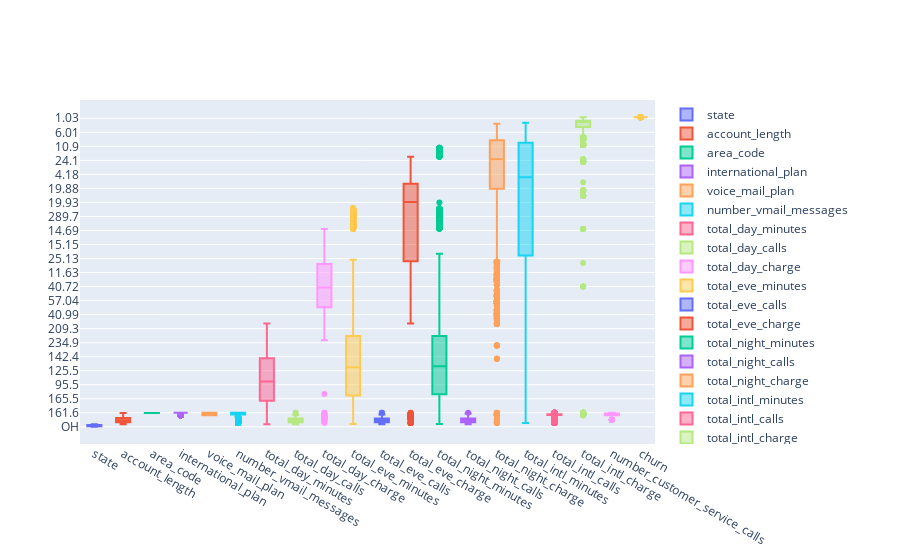

This figure's notebook cell:
### Markdown cell above
#### `New Jersey has the maximum percentage of customer churns (27%) followed by Maryland (19%) and Texas(19%).`

### Code cell
trace = []

def gen_boxplot(df):
    for feature in df:
        trace.append(
            go.Box(
                name = feature,
                y = df[feature]
            )
        )
    
gen_boxplot(telco_df)
data = trace
plotly.offline.iplot(data)

### Figure 1 — Plotly figure (JSON) as saved in the notebook; plotly's stock layout.template omitted (floating-point values rounded to 4 significant figures; data arrays with more than 128 entries replaced by an {"elided": "..."} marker saying what was removed)
{"data": [{"name": "state", "type": "box", "y": {"elided": "4250 str values"}}, {"name": "account_length", "type": "box", "y": {"elided": "4250 int values"}}, {"name": "area_code", "type": "box", "y": {"elided": "4250 str values"}}, {"name": "international_plan", "type": "box", "y": {"elided": "4250 int values"}}, {"name": "voice_mail_plan", "type": "box", "y": {"elided": "4250 int values"}}, {"name": "number_vmail_messages", "type": "box", "y": {"elided": "4250 int values"}}, {"name": "total_day_minutes", "type": "box", "y": {"elided": "4250 float values"}}, {"name": "total_day_calls", "type": "box", "y": {"elided": "4250 int values"}}, {"name": "total_day_charge", "type": "box", "y": {"elided": "4250 float values"}}, {"name": "total_eve_minutes", "type": "box", "y": {"elided": "4250 float values"}}, {"name": "total_eve_calls", "type": "box", "y": {"elided": "4250 int values"}}, {"name": "total_eve_charge", "type": "box", "y": {"elided": "4250 float values"}}, {"name": "total_night_minutes", "type": "box", "y": {"elided": "4250 float values"}}, {"name": "total_night_calls", "type": "box", "y": {"elided": "4250 int values"}}, {"name": "total_night_charge", "type": "box", "y": {"elided": "4250 float values"}}, {"name": "total_intl_minutes", "type": "box", "y": {"elided": "4250 float values"}}, {"name": "total_intl_calls", "type": "box", "y": {"elided": "4250 int values"}}, {"name": "total_intl_charge", "type": "box", "y": {"elided": "4250 float values"}}, {"name": "number_customer_service_calls", "type": "box", "y": {"elided": "4250 int values"}}, {"name": "churn", "type": "box", "y": {"elided": "4250 str values"}}], "layout": {}}
